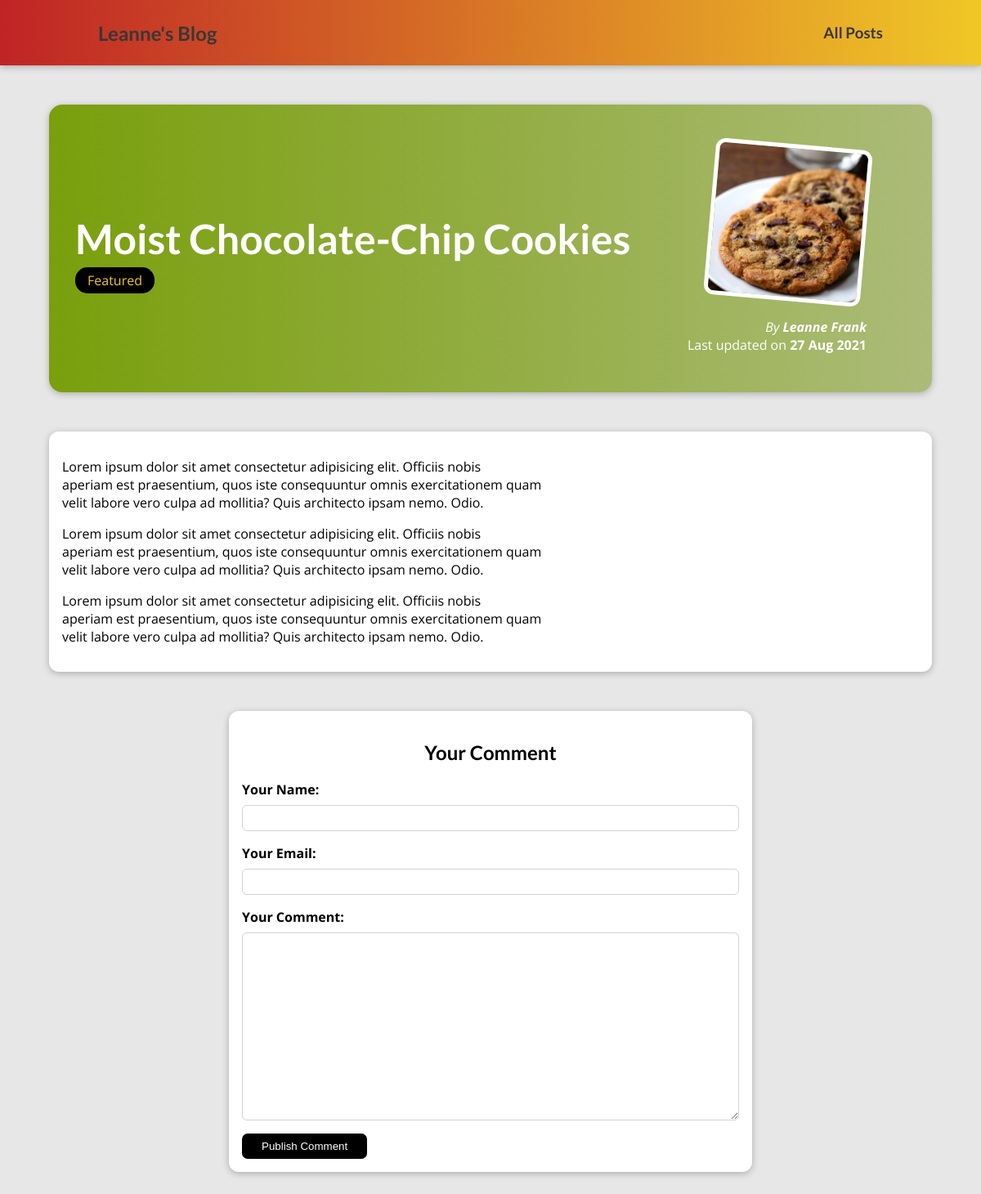
Screenshot of /posts/moist-chocolate-chip-cookies with the database file from the repository.
### blog/models.py (models this page shows, shortened)
class Post(models.Model):
  title=models.CharField(max_length=50)
  excerpt = models.CharField(max_length=250)
  image = models.ImageField(upload_to="posts", null=True)
  date = models.DateField(auto_now=True)
  slug = models.SlugField(unique=True)
  content = models.TextField(validators=[MinLengthValidator(10)])
  author = models.ForeignKey(Author, on_delete=models.SET_NULL, null=True, related_name="posts") #sets up one to many relationship
  tags = models.ManyToManyField(Tag)

class Tag(models.Model):
  caption = models.CharField(max_length=20)

class Author(models.Model):
  firstname = models.CharField(max_length=50)
  lastname = models.CharField(max_length=50)
  email = models.EmailField()
  def fullname(self):
    return f"{self.firstname} {self.lastname}"
  def __str__(self):
    return self.fullname()

### blog/views.py (the view, shortened to what this page needs)
# urls.py: path("posts/<slug:slug>", views.SinglePostView1.as_view(), name="post-detail-page")
class SinglePostView1(View):
    def get(self, request,slug):
        post=Post.objects.get(slug=slug)
        context={
            "post": post,
            "post_tags" : post.tags.all(),
            "comment_form" : CommentForm()
        }
        return render(request, "blog/post-detail.html", context)

### blog/forms.py
class CommentForm(forms.ModelForm):
  class Meta:
    model = Comment
    exclude = ["post"]
    labels = {
      "user_name" : "Your Name",
      "user_email" : "Your Email",
      "text": "Your Comment"
    }

### blog/templates/blog/post-detail.html (shortened to what this page needs)
{%extends "base.html"%}
{% load static %}
{%block css_files%}
<link rel="stylesheet" href="{% static "blog/post-detail.css"%}">
{%endblock%}
{%block content%}
<section id="summary">
  <h2>{{post.title}}</h2>
  <div>
    {% for tag in post_tags %}
    <span class="tag">{{ tag.caption }}</span>
    {%endfor%}
  </div>
  <article>
    <img src="{{ post.image.url }}" alt="{{post.title}}" />
    <address>
      By
      <a href="mailto:{{post.author.email}}">{{post.author}}</a>
    </address>
    <div>Last updated on <time>{{post.date|date:"d M Y"}}</time></div>
  </article>
</section>
<main>{{post.content|linebreaks}}</main>
<section>
  <form id="comment-form" action="{%url "post-detail-page" post.slug%}" method="POST">
  <h2>Your Comment</h2>
    {% for form_field in comment_form%}
    <div class="form-control">
      {{ form_field.label_tag}} {{ form_field}} {{form_field.errors}}
    </div>
    {%endfor%}
    <button>Publish Comment</button>
  </form>
</section>
{%endblock%}

### blog_project/static/app.css (style rules this page uses)
* { box-sizing: border-box; }
html { font-family: "Open Sans", "Lato", sans-serif; }
body { margin: 0; background-color: white; }
h1, h2, h3 { font-family: "Lato", sans-serif; font-weight: bold; }

### blog/static/blog/post-detail.css (style rules this page uses)
body { background-color: #e7e7e7; }
#summary { margin: 8rem auto 3rem auto; padding: 2rem; width: 90%; max-width: 90rem; border-radius: 16px; background: linear-gradient(to right, #799f0c, #acbb78); position: relative; box-shadow: 0 2px 8px rgba(0, 0, 0, 0.25); height: 22rem; }
#summary h2 { color: white; font-size: 50px; margin-top: 10%; margin-bottom: 10px; }
#summary article { position: absolute; top: 2rem; right: 3rem; padding: 1rem 2rem; border-radius: 12px; text-align: right; color: white; }
#summary article img { width: 12rem; height: 12rem; border-radius: 12px; transform: rotateZ(5deg); border: 5px solid white; margin-bottom: 1rem; }
#summary a { text-decoration: none; color: white; font-weight: bold; }
#summary time { font-weight: bold; }
main { width: 90%; max-width: 90rem; margin: 3rem auto; background-color: white; padding: 1rem; border-radius: 12px; box-shadow: 0 2px 8px rgba(0, 0, 0, 0.25); }
.tag { background-color: black; color:#f0c727; padding: 5px 15px 5px 15px; border-radius: 15px; font-weight: 300px }
#comment-form { width: 90%; max-width: 40rem; margin: 3rem auto; border-radius: 12px; background-color: white; box-shadow: 0 2px 8px rgba(0, 0, 0, 0.25); padding: 1rem; }
#comment-form button { background-color: black; color: white; padding: 0.5rem 1.5rem; border-radius: 7px; border: none; cursor: pointer; }
#comment-form h2 { text-align: center; }
.form-control { margin-bottom: 1rem; }
.form-control label { font-weight: bold; margin-bottom: 0.5rem; display: block; }
.form-control input, .form-control textarea { display: block; width: 100%; font: inherit; padding: 0.25rem; border-radius: 6px; border: 1px solid lightgrey; }

### rows the page displays
Post: title "Moist Chocolate-Chip Cookies", image (picture), author "Leanne Frank", date "27 Aug 2021", content "Lorem ipsum dolor sit amet consectetur adipisicing elit. Officiis nobis aperiam est praesentium, quos iste consequuntur omnis exercitationem quam velit labore vero culpa ad mollitia? Quis architecto ipsam nemo. Odio. Lorem ipsum dolor sit amet consectetur adipisicing elit. Officiis nobis aperiam est praesentium, quos iste consequuntur omnis exercitationem quam velit labore vero culpa ad mollitia? Quis architecto ipsam nemo. Odio. Lorem ipsum dolor sit amet consectetur adipisicing elit. Officiis nobis aperiam est praesentium, quos iste consequuntur omnis exercitationem quam velit labore vero culpa ad mollitia? Quis architecto ipsam nemo. Odio."
Tag: caption "Featured"
